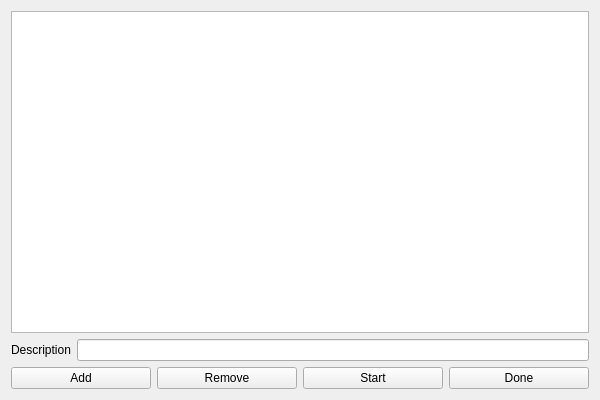
<?xml version="1.0" encoding="UTF-8"?>
<ui version="4.0">
 <class>GUIClass</class>
 <widget class="QWidget" name="GUIClass">
  <property name="geometry">
   <rect>
    <x>0</x>
    <y>0</y>
    <width>600</width>
    <height>400</height>
   </rect>
  </property>
  <property name="windowTitle">
   <string>GUI</string>
  </property>
  <layout class="QVBoxLayout" name="verticalLayout">
   <item>
    <widget class="QListWidget" name="tasksList"/>
   </item>
   <item>
    <layout class="QFormLayout" name="formLayout">
     <item row="0" column="0">
      <widget class="QLabel" name="label">
       <property name="text">
        <string>Description</string>
       </property>
      </widget>
     </item>
     <item row="0" column="1">
      <widget class="QLineEdit" name="descEdit"/>
     </item>
    </layout>
   </item>
   <item>
    <layout class="QHBoxLayout" name="horizontalLayout">
     <item>
      <widget class="QPushButton" name="addButton">
       <property name="text">
        <string>Add</string>
       </property>
      </widget>
     </item>
     <item>
      <widget class="QPushButton" name="removeTask">
       <property name="text">
        <string>Remove</string>
       </property>
      </widget>
     </item>
     <item>
      <widget class="QPushButton" name="startButton">
       <property name="text">
        <string>Start</string>
       </property>
      </widget>
     </item>
     <item>
      <widget class="QPushButton" name="doneButton">
       <property name="text">
        <string>Done</string>
       </property>
      </widget>
     </item>
    </layout>
   </item>
  </layout>
 </widget>
 <layoutdefault spacing="6" margin="11"/>
 <resources>
  <include location="GUI.qrc"/>
 </resources>
 <connections/>
</ui>
